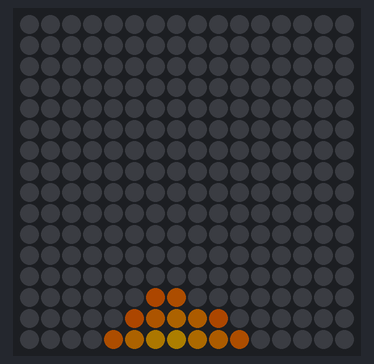
Bench run of a program on a simulated ESP32-S3. Parts: 16×16 RGB LED matrix (first LED top left, wired row by row). Dim RGB values are drawn brighter than linear; random numbers use the default seed unless the program sets one; what the program prints to the serial monitor is not drawn.

Above: at 3.13 s.
At 14.0 s:
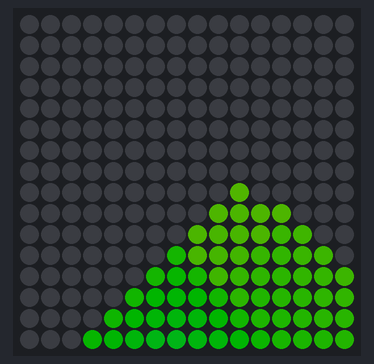
At 21.27 s:
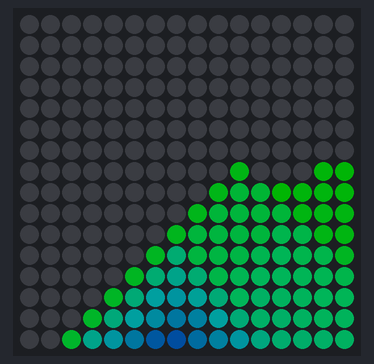
At 26.23 s:
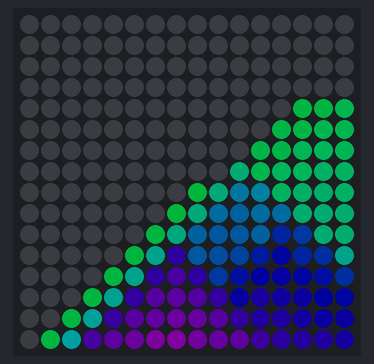
At 30.49 s:
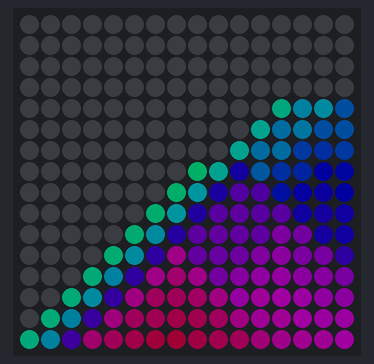
At 39.71 s:
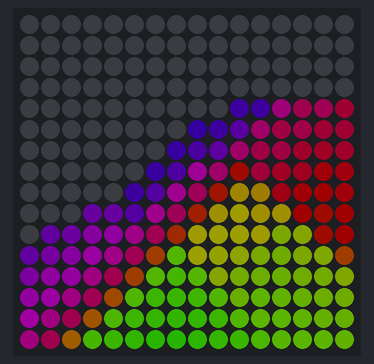

The program:

main.cpp
```cpp
#include <Arduino.h>
#include <Math.h>
#include "FastLED.h"
#include "colorChangeRoutine.h"

//////////////////////////////////////////
// Parameters you can play with:

int16_t millisToChangeColor = 250;
int16_t millisToChangeAllColors = 150;
int16_t millisToChangeInputX = 6000;

int16_t inputWidth = 1;
int16_t inputX = 4;
int16_t inputY = 0;
int16_t percentInputFill = 20;

// Maximum frames per second.
// The high the value, the faster the pixels fall.
unsigned long maxFps = 20;

int16_t maxVelocity = 2;
int16_t gravity = 1;
int16_t adjacentVelocityResetValue = 3;

// End parameters you can play with
//////////////////////////////////////////

// Param for different pixel layouts
const bool perPanelIsSerpentineLayout = true;
const bool perPanelIsVertical = false;

//////////////////////////////////////////
// Display size parameters:

#define LED_PANELS_1
// #define LED_PANELS_9_16x16

#ifdef LED_PANELS_1
static const uint16_t ROWS = 16;
static const uint16_t COLS = 16;
static const uint16_t LEDS_PER_PIN = (ROWS * COLS);

// Params for width and height when translating X/Y values to LED pointer.
const uint16_t perPanelWidth = COLS;
const uint16_t perPanelHeight = ROWS;
#elif defined(LED_PANELS_9_16x16)
// 3 vertical 16x16 panels, making 1 contiguous 16x48 panels each.
static const uint16_t ROWS = 48;
static const uint16_t COLS = 48;

static const uint16_t LEDS_PER_PIN = (ROWS * COLS) / 3;

// Params for width and height when translating X/Y values to LED pointer.
const uint16_t perPanelWidth = COLS / 3;
const uint16_t perPanelHeight = ROWS;
#endif

static const uint16_t NUM_LEDS = ROWS * COLS;

// Display size parameters
//////////////////////////////////////////

struct GridState
{
  uint16_t state;
  uint16_t kValue;
  int16_t velocity;
};

#ifndef LED_DATA_PIN_PANEL_1
#define LED_DATA_PIN_PANEL_1 12
#endif
#ifndef LED_DATA_PIN_PANEL_2
#define LED_DATA_PIN_PANEL_2 13
#endif
#ifndef LED_DATA_PIN_PANEL_3
#define LED_DATA_PIN_PANEL_3 14
#endif

#define COLOR_BLACK 0

CRGB *leds;

int16_t dropCount = 0;

unsigned long lastMillis;
unsigned long colorChangeTime = 0;
unsigned long allColorChangeTime = 0;

unsigned long inputXChangeTime = 0;

int16_t BACKGROUND_COLOR = COLOR_BLACK;

byte rgbValues[] = {0x31, 0x00, 0x00}; // red, green, blue
#define COLORS_ARRAY_RED rgbValues[0]
#define COLORS_ARRAY_GREEN rgbValues[1]
#define COLORS_ARRAY_BLUE rgbValues[2]

uint16_t newKValue = 0;

GridState **stateGrid;
GridState **nextStateGrid;
GridState **lastStateGrid;

static const uint16_t GRID_STATE_NONE = 0;
static const uint16_t GRID_STATE_NEW = 1;
static const uint16_t GRID_STATE_FALLING = 2;
static const uint16_t GRID_STATE_COMPLETE = 3;

// XY function from:
// https://github.com/FastLED/FastLED/blob/master/examples/XYMatrix/XYMatrix.ino
// then modified here.
uint16_t getPanelXYOffset(uint16_t x, uint16_t y)
{
  uint16_t i;

  if (perPanelIsSerpentineLayout == false)
  {
    if (perPanelIsVertical == false)
    {
      i = (y * perPanelWidth) + x;
    }
    else
    {
      i = perPanelHeight * (perPanelWidth - (x + 1)) + y;
    }
  }

  if (perPanelIsSerpentineLayout == true)
  {
    if (perPanelIsVertical == false)
    {
      if (y & 0x01)
      {
        // Odd rows run backwards
        uint16_t reverseX = (perPanelWidth - 1) - x;
        i = (y * perPanelWidth) + reverseX;
      }
      else
      {
        // Even rows run forwards
        i = (y * perPanelWidth) + x;
      }
    }
    else
    { // vertical positioning
      if (x & 0x01)
      {
        i = perPanelHeight * (perPanelWidth - (x + 1)) + y;
      }
      else
      {
        i = perPanelHeight * (perPanelWidth - x) - (y + 1);
      }
    }
  }

  return i;
}

// uint16_t getPanelXYOffsetsafe(uint16_t x, uint16_t y)
// {
//   if (x >= perPanelWidth)
//     return -1;
//   if (y >= perPanelHeight)
//     return -1;
//   return getPanelXYOffset(x, y);
// }

// x and y are the coordinates for the entier matrix, made up of other panels.
// If needed, the conversion to get the correct led array address will be done.
CRGB *getCrgb(uint16_t xCol, uint16_t yRow)
{
#ifdef LED_PANELS_1
  return &leds[getPanelXYOffset(xCol, yRow)];
#elif defined(LED_PANELS_9_16x16)

  uint16_t ledOffset = 0;
  uint16_t newXCol = xCol;

  // Get the correct 1 of the 3 pins and set the color,
  if (xCol >= perPanelWidth * 2)
  {
    // Offset for pin 3
    ledOffset = LEDS_PER_PIN * 2;
    newXCol = xCol - (perPanelWidth * 2);
  }
  else if (xCol >= perPanelWidth)
  {
    // Offset for pin 2
    ledOffset = LEDS_PER_PIN;
    newXCol = xCol - perPanelWidth;
  }
  else
  {
    // Offset for pin 1 (0)
    // ledOffset = 0;
    // xCol = xCol
  }

  return &leds[ledOffset + getPanelXYOffset(newXCol, yRow)];
#endif
}

void setNextColor(uint16_t xCol, uint16_t yRow, uint16_t &kValue)
{
  CRGB *crgb = getCrgb(xCol, yRow);
  setNextColor(crgb->raw, kValue);
}

bool withinCols(int16_t value)
{
  return value >= 0 && value <= COLS - 1;
}

bool withinRows(int16_t value)
{
  return value >= 0 && value <= ROWS - 1;
}

void setNextColorAll()
{
  for (int16_t i = 0; i < ROWS; ++i)
  {
    for (int16_t j = 0; j < COLS; ++j)
    {
      if (stateGrid[i][j].state != GRID_STATE_NONE)
      {
        // setNextColor(leds[getPanelXYOffset(j, i)].raw, stateGrid[i][j].kValue);
        setNextColor(j, i, stateGrid[i][j].kValue);
      }
    }
  }
}

void resetAdjacentPixels(int16_t x, int16_t y)
{
  int16_t xPlus = x + 1;
  int16_t xMinus = x - 1;
  int16_t yPlus = y + 1;
  int16_t yMinus = y - 1;

  // Row above
  if (withinRows(yMinus))
  {
    if (nextStateGrid[yMinus][xMinus].state == GRID_STATE_COMPLETE)
    {
      nextStateGrid[yMinus][xMinus].state = GRID_STATE_FALLING;
      nextStateGrid[yMinus][xMinus].velocity = adjacentVelocityResetValue;
    }
    if (nextStateGrid[yMinus][x].state == GRID_STATE_COMPLETE)
    {
      nextStateGrid[yMinus][x].state = GRID_STATE_FALLING;
      nextStateGrid[yMinus][x].velocity = adjacentVelocityResetValue;
    }
    if (nextStateGrid[yMinus][xPlus].state == GRID_STATE_COMPLETE)
    {
      nextStateGrid[yMinus][xPlus].state = GRID_STATE_FALLING;
      nextStateGrid[yMinus][xPlus].velocity = adjacentVelocityResetValue;
    }
  }

  // Current row
  if (nextStateGrid[y][xMinus].state == GRID_STATE_COMPLETE)
  {
    nextStateGrid[y][xMinus].state = GRID_STATE_FALLING;
    nextStateGrid[y][xMinus].velocity = adjacentVelocityResetValue;
  }
  if (nextStateGrid[y][xPlus].state == GRID_STATE_COMPLETE)
  {
    nextStateGrid[y][xPlus].state = GRID_STATE_FALLING;
    nextStateGrid[y][xPlus].velocity = adjacentVelocityResetValue;
  }

  // Row below
  if (withinRows(yPlus))
  {
    if (nextStateGrid[yPlus][xMinus].state == GRID_STATE_COMPLETE)
    {
      nextStateGrid[yPlus][xMinus].state = GRID_STATE_FALLING;
      nextStateGrid[yPlus][xMinus].velocity = adjacentVelocityResetValue;
    }
    if (nextStateGrid[yPlus][x].state == GRID_STATE_COMPLETE)
    {
      nextStateGrid[yPlus][x].state = GRID_STATE_FALLING;
      nextStateGrid[yPlus][x].velocity = adjacentVelocityResetValue;
    }
    if (nextStateGrid[yPlus][xPlus].state == GRID_STATE_COMPLETE)
    {
      nextStateGrid[yPlus][xPlus].state = GRID_STATE_FALLING;
      nextStateGrid[yPlus][xPlus].velocity = adjacentVelocityResetValue;
    }
  }
}

void setColor(uint16_t xCol, uint16_t yRow, int8_t _red, int8_t _green, int8_t _blue)
{
  CRGB *crgb = getCrgb(xCol, yRow);

  crgb->raw[0] = _red;   /// * `raw[0]` is the red value
  crgb->raw[1] = _green; /// * `raw[1]` is the green value
  crgb->raw[2] = _blue;  /// * `raw[2]` is the blue value
}

void setColor(CRGB *crgb, int8_t _red, int8_t _green, int8_t _blue)
{
  crgb->raw[0] = _red;   /// * `raw[0]` is the red value
  crgb->raw[1] = _green; /// * `raw[1]` is the green value
  crgb->raw[2] = _blue;  /// * `raw[2]` is the blue value
}

void resetGrid()
{
  // Serial.println("Initial values....");
  for (uint16_t i = 0; i < ROWS; ++i)
  {
    for (uint16_t j = 0; j < COLS; ++j)
    {
      // setColor(&leds[getPanelXYOffset(j, i)], 0, 0, 0);
      setColor(getCrgb(j, i), 0, 0, 0);

      stateGrid[i][j].state = GRID_STATE_NONE;
      stateGrid[i][j].velocity = 0;
      stateGrid[i][j].kValue = 0;
      nextStateGrid[i][j].state = GRID_STATE_NONE;
      nextStateGrid[i][j].velocity = 0;
      nextStateGrid[i][j].kValue = 0;
      lastStateGrid[i][j].state = GRID_STATE_NONE;
      lastStateGrid[i][j].velocity = 0;
      lastStateGrid[i][j].kValue = 0;
    }
  }
}

void setupFastLED_1_Panel()
{
  leds = new CRGB[NUM_LEDS];

  FastLED.addLeds<NEOPIXEL, LED_DATA_PIN_PANEL_1>(leds, NUM_LEDS);
}

void setupFastLED_3_Panels_16x48()
{
  leds = new CRGB[NUM_LEDS];

  FastLED.addLeds<NEOPIXEL, LED_DATA_PIN_PANEL_1>(leds, LEDS_PER_PIN);
  FastLED.addLeds<NEOPIXEL, LED_DATA_PIN_PANEL_2>(leds + LEDS_PER_PIN, LEDS_PER_PIN);
  FastLED.addLeds<NEOPIXEL, LED_DATA_PIN_PANEL_3>(leds + LEDS_PER_PIN * 2, LEDS_PER_PIN);
}

void setup()
{
  Serial.begin(115200);
  Serial.println("Hello, starting...");
  Serial.printf("Pins used for LED strip output: %d, %d, %d\n", LED_DATA_PIN_PANEL_1, LED_DATA_PIN_PANEL_2, LED_DATA_PIN_PANEL_3);

  // Init 2-d arrays, holding pixel state
  // Serial.println("Init other 2-d arrays, holding pixel state....");
  stateGrid = new GridState *[ROWS];
  nextStateGrid = new GridState *[ROWS];
  lastStateGrid = new GridState *[ROWS];

  for (int16_t i = 0; i < ROWS; ++i)
  {
    stateGrid[i] = new GridState[COLS];
    nextStateGrid[i] = new GridState[COLS];
    lastStateGrid[i] = new GridState[COLS];
  }

  // Serial.println("Init FastLED....");
#ifdef LED_PANELS_1
  setupFastLED_1_Panel();
#elif defined(LED_PANELS_9_16x16)
  setupFastLED_3_Panels_16x48();
#endif

  // Initial values
  resetGrid();

  colorChangeTime = millis() + 1000;

  lastMillis = millis();
}

void loop()
{
  // Serial.println("Looping...");

  // Change the color of the new pixels over time
  if (colorChangeTime < millis())
  {
    colorChangeTime = millis() + millisToChangeColor;
    setNextColor(rgbValues, newKValue);
  }

  // Change the color of the fallen pixels over time
  if (allColorChangeTime < millis())
  {
    allColorChangeTime = millis() + millisToChangeAllColors;
    setNextColorAll();
  }

  unsigned long currentMillis = millis();
  unsigned long diffMillis = currentMillis - lastMillis;

  if ((1000 / maxFps) > diffMillis)
  {
    return;
  }

  lastMillis = currentMillis;
  // Serial.println("Looping within FPS limit...");

  // Change the inputX of the pixels over time or if the current input is already filled.
  if (inputXChangeTime < millis() || stateGrid[inputY][inputX].state != GRID_STATE_NONE)
  {
    inputXChangeTime = millis() + millisToChangeInputX;
    inputX = random(0, COLS);
  }

  // Randomly add an area of pixels
  int16_t halfInputWidth = inputWidth / 2;
  for (int16_t i = -halfInputWidth; i <= halfInputWidth; ++i)
  {
    for (int16_t j = -halfInputWidth; j <= halfInputWidth; ++j)
    {
      if (random(100) < percentInputFill)
      {
        dropCount++;
        if (dropCount > (inputWidth * ROWS * COLS))
        {
          dropCount = 0;
          resetGrid();
        }

        int16_t col = inputX + i;
        int16_t row = inputY + j;

        if (withinCols(col) && withinRows(row) &&
            (stateGrid[row][col].state == GRID_STATE_NONE || stateGrid[row][col].state == GRID_STATE_COMPLETE))
        {
          setColor(getCrgb(col, row), COLORS_ARRAY_RED, COLORS_ARRAY_GREEN, COLORS_ARRAY_BLUE);
          stateGrid[row][col].state = GRID_STATE_NEW;
          stateGrid[row][col].velocity = 1;
          stateGrid[row][col].kValue = newKValue;
        }
      }
    }
  }

  // // DEBUG
  // // DEBUG
  // Serial.println("Array Values:");
  // for (int16_t yRow = 0; yRow < ROWS; ++yRow)
  // {
  //   for (int16_t xCol = 0; xCol < COLS; ++xCol)
  //   {
  //     // Serial.printf("|%02hhX|", stateGrid[yRow][xCol].state);
  //     auto thisColor = getCrgb(xCol, yRow);
  //     Serial.printf("|%02hhX%02hhX%02hhX|", thisColor->raw[0], thisColor->raw[1], thisColor->raw[2]);
  //   }
  //   Serial.println("");
  // }
  // // DEBUG
  // // DEBUG

  // Draw the pixels
  FastLED.show();

  // Clear the next state frame of animation
  for (uint16_t i = 0; i < ROWS; ++i)
  {
    for (uint16_t j = 0; j < COLS; ++j)
    {
      nextStateGrid[i][j].state = GRID_STATE_NONE;
      nextStateGrid[i][j].velocity = 0;
      nextStateGrid[i][j].kValue = 0;
    }
  }

  // Serial.println("Checking every cell...");
  // unsigned long beforeCheckEveryCell = millis();
  // unsigned long pixelsChecked = 0;
  // Check every pixel to see which need moving, and move them.
  for (int16_t i = 0; i < ROWS; ++i)
  {
    for (int16_t j = 0; j < COLS; ++j)
    {
      // This nexted loop is where the bulk of the computations occur.
      // Tread lightly in here, and check as few pixels as needed.

      // Get the state of the current pixel.
      CRGB pixelColor = *getCrgb(j, i);
      uint16_t pixelState = stateGrid[i][j].state;
      int16_t pixelVelocity = stateGrid[i][j].velocity;
      uint16_t pixelKValue = stateGrid[i][j].kValue;

      bool moved = false;

      // If the current pixel has landed, no need to keep checking for its next move.
      if (pixelState != GRID_STATE_NONE && pixelState != GRID_STATE_COMPLETE)
      {
        // pixelsChecked++;

        int16_t newPos = int16_t(i + min(maxVelocity, pixelVelocity));
        for (int16_t y = newPos; y > i; y--)
        {
          if (!withinRows(y))
          {
            continue;
          }

          GridState belowState = stateGrid[y][j];
          GridState belowNextState = nextStateGrid[y][j];

          int16_t direction = 1;
          if (random(100) < 50)
          {
            direction *= -1;
          }

          GridState *belowStateA = NULL;
          GridState *belowNextStateA = NULL;
          GridState *belowStateB = NULL;
          GridState *belowNextStateB = NULL;

          if (withinCols(j + direction))
          {
            belowStateA = &stateGrid[y][j + direction];
            belowNextStateA = &nextStateGrid[y][j + direction];
          }
          if (withinCols(j - direction))
          {
            belowStateB = &stateGrid[y][j - direction];
            belowNextStateB = &nextStateGrid[y][j - direction];
          }

          if (belowState.state == GRID_STATE_NONE && belowNextState.state == GRID_STATE_NONE)
          {
            // This pixel will go straight down.
            // leds[getPanelXYOffset(j, y)] = pixelColor;
            CRGB *crgb = getCrgb(j, y);
            // TODO: VERIFY THIS WORKS or use: *crgb = pixelColor;:
            // TODO: VERIFY THIS WORKS or use: *crgb = pixelColor;:
            // TODO: VERIFY THIS WORKS or use: *crgb = pixelColor;:
            crgb[0] = pixelColor;
            nextStateGrid[y][j].state = GRID_STATE_FALLING;
            nextStateGrid[y][j].velocity = pixelVelocity + gravity;
            nextStateGrid[y][j].kValue = pixelKValue;
            moved = true;
            break;
          }
          else if ((belowStateA != NULL && belowStateA->state == GRID_STATE_NONE) && (belowNextStateA != NULL && belowNextStateA->state == GRID_STATE_NONE))
          {
            // This pixel will fall to side A (right)
            // leds[getPanelXYOffset(j + direction, y)] = pixelColor;
            CRGB *crgb = getCrgb(j + direction, y);
            // TODO: VERIFY THIS WORKS or use: *crgb = pixelColor;:
            // TODO: VERIFY THIS WORKS or use: *crgb = pixelColor;:
            // TODO: VERIFY THIS WORKS or use: *crgb = pixelColor;:
            crgb[0] = pixelColor;
            nextStateGrid[y][j + direction].state = GRID_STATE_FALLING;
            nextStateGrid[y][j + direction].velocity = pixelVelocity + gravity;
            nextStateGrid[y][j + direction].kValue = pixelKValue;
            moved = true;
            break;
          }
          else if ((belowStateB != NULL && belowStateB->state == GRID_STATE_NONE) && (belowNextStateB != NULL && belowNextStateB->state == GRID_STATE_NONE))
          {
            // This pixel will fall to side B (left)
            // leds[getPanelXYOffset(j - direction, y)] = pixelColor;
            CRGB *crgb = getCrgb(j - direction, y);
            // TODO: VERIFY THIS WORKS or use: *crgb = pixelColor;:
            // TODO: VERIFY THIS WORKS or use: *crgb = pixelColor;:
            // TODO: VERIFY THIS WORKS or use: *crgb = pixelColor;:
            crgb[0] = pixelColor;
            nextStateGrid[y][j - direction].state = GRID_STATE_FALLING;
            nextStateGrid[y][j - direction].velocity = pixelVelocity + gravity;
            nextStateGrid[y][j - direction].kValue = pixelKValue;
            moved = true;
            break;
          }
        }
      }

      if (moved)
      {
        // Reset color where this pixel was.
        // setColor(&leds[getPanelXYOffset(j, i)], 0, 0, 0);
        setColor(getCrgb(j, i), 0, 0, 0);

        resetAdjacentPixels(j, i);
      }

      if (pixelState != GRID_STATE_NONE && !moved)
      {
        nextStateGrid[i][j].velocity = pixelVelocity + gravity;
        nextStateGrid[i][j].kValue = pixelKValue;

        if (pixelState == GRID_STATE_NEW)
          nextStateGrid[i][j].state = GRID_STATE_FALLING;
        else if (pixelState == GRID_STATE_FALLING && pixelVelocity > 2)
          nextStateGrid[i][j].state = GRID_STATE_COMPLETE;
        else
          nextStateGrid[i][j].state = pixelState; // should be GRID_STATE_COMPLETE
      }
    }
  }
  // unsigned long afterCheckEveryCell = millis();
  // unsigned long checkCellTime = afterCheckEveryCell - beforeCheckEveryCell;
  // Serial.printf("%lu pixels checked in %lu ms.\r\n", pixelsChecked, checkCellTime);

  // Swap the state pointers.

  lastStateGrid = stateGrid;
  stateGrid = nextStateGrid;
  nextStateGrid = lastStateGrid;
}
```

Source omitted: ChangeRoutine.h (data table, 4904 bytes)
